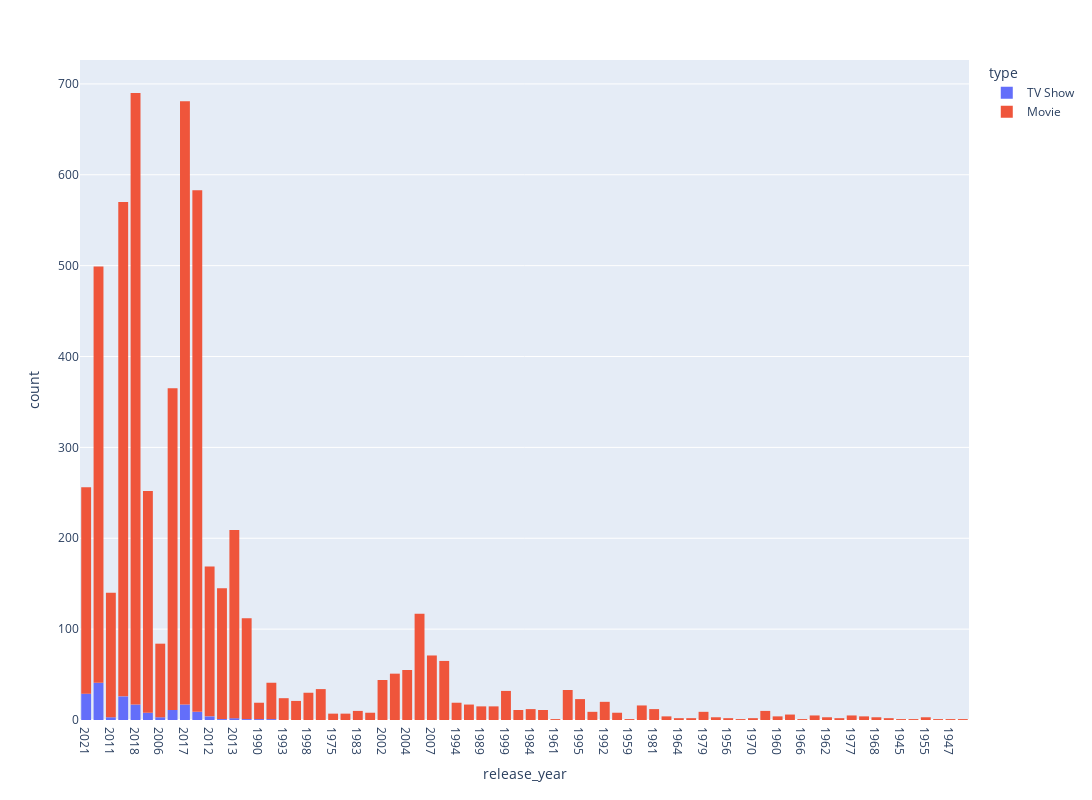

Notebook code cell kept with this figure:
### Code cell
fig = px.histogram(
    df_content_trends,
    x="release_year",
    y="type",
    color="type",
    histfunc="count"
)

fig.update_layout(
    width=1400,
    height=800,
    autosize=False,
)

fig

### Figure 1 — Plotly figure (JSON) as saved in the notebook; plotly's stock layout.template omitted (floating-point values rounded to 4 significant figures; data arrays with more than 128 entries replaced by an {"elided": "..."} marker saying what was removed)
{"data": [{"alignmentgroup": "True", "bingroup": "x", "histfunc": "count", "hovertemplate": "type=TV Show<br>release_year=%{x}<br>count=%{y}<extra></extra>", "legendgroup": "TV Show", "marker": {"color": "#636efa", "pattern": {"shape": ""}}, "name": "TV Show", "offsetgroup": "TV Show", "orientation": "v", "showlegend": true, "type": "histogram", "x": {"elided": "174 str values"}, "xaxis": "x", "y": {"elided": "174 str values"}, "yaxis": "y"}, {"alignmentgroup": "True", "bingroup": "x", "histfunc": "count", "hovertemplate": "type=Movie<br>release_year=%{x}<br>count=%{y}<extra></extra>", "legendgroup": "Movie", "marker": {"color": "#EF553B", "pattern": {"shape": ""}}, "name": "Movie", "offsetgroup": "Movie", "orientation": "v", "showlegend": true, "type": "histogram", "x": {"elided": "5518 str values"}, "xaxis": "x", "y": {"elided": "5518 str values"}, "yaxis": "y"}], "layout": {"autosize": false, "barmode": "relative", "height": 800, "legend": {"title": {"text": "type"}, "tracegroupgap": 0}, "margin": {"t": 60}, "width": 1400, "xaxis": {"anchor": "y", "domain": [0, 1], "title": {"text": "release_year"}}, "yaxis": {"anchor": "x", "categoryarray": ["Movie", "TV Show"], "categoryorder": "array", "domain": [0, 1], "title": {"text": "count"}}}}
